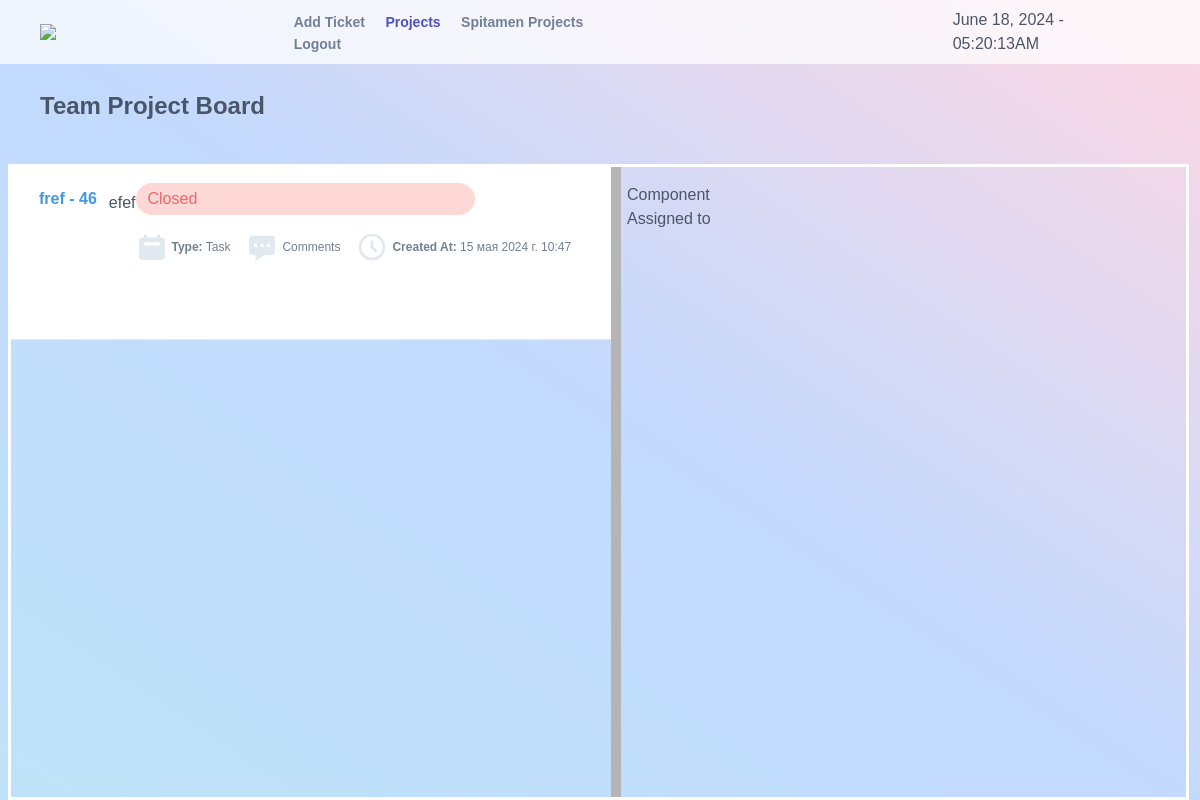
Before: /user_tickets/ (signed in) with the older database file.
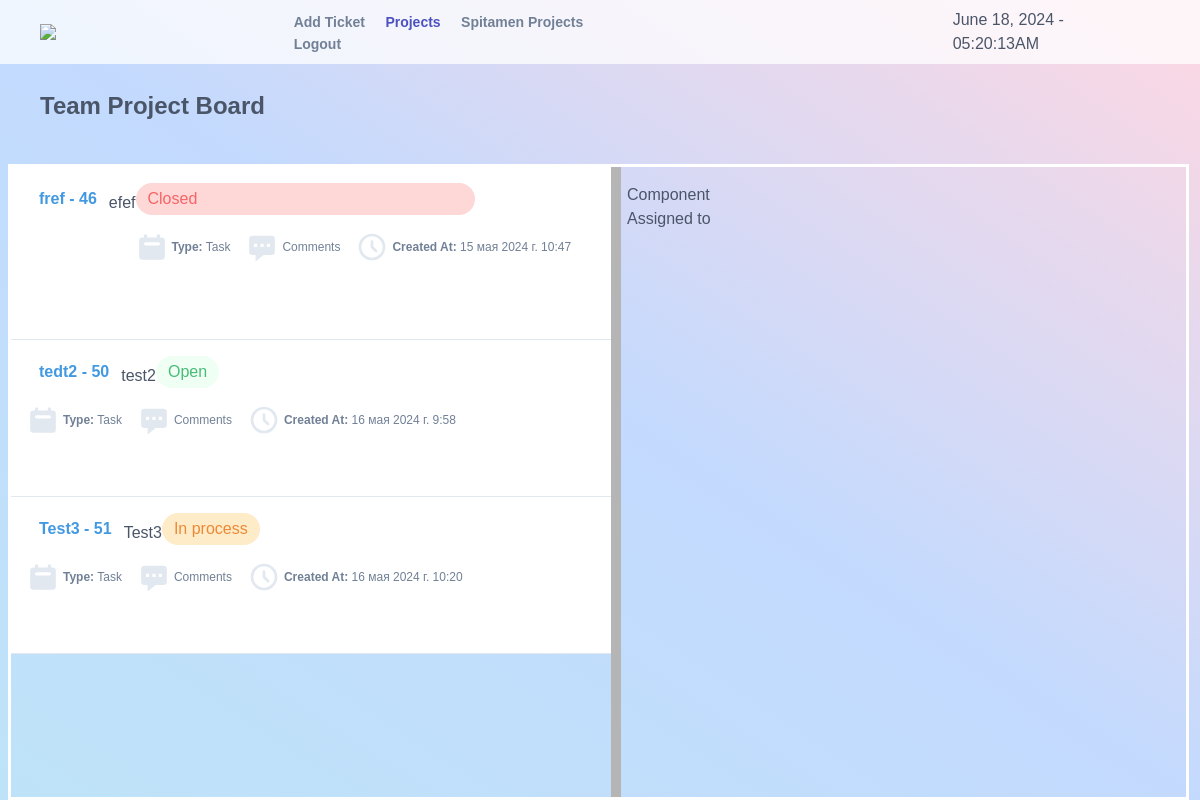
After: the same page with the newer database file.
### myapp/models.py (models this page shows, shortened)
class Ticket(models.Model):
    STATUS_CHOICES = (
        ('open', 'Open'),
        ('closed', 'Closed'),
        ('in_progress', 'In process'),
    )
    COMPONENT_CHOICES = (
        ('Tranzaxis Explorer', 'Tranzaxis Explorer'),
        ('Tranzaxis WEB-Explorer', 'Tranzaxis WEB-Explorer'),
        ('3DS Server', '3DS Server'),
        ('TXPG', 'TXPG'),
    )
    TYPE_CHOICES = (
        ('task', 'Задача'),
        ('question', 'Вопрос'),
    )
    GROUP_CHOICES = (
    ('spitamen', 'Spitamen'),
    ('sbt', 'Sbt'),
    ('matin', 'Matin'),
    ('ssb', 'Ssb'),
    ('sarvat', 'Sarvat'),
    ('vasl', 'Vasl'),
)
    title = models.CharField(max_length=200)
    type = models.CharField(max_length=10, choices=TYPE_CHOICES)
    component = models.CharField(max_length=50, choices=COMPONENT_CHOICES)
    topic = models.CharField(max_length=200)
    description = models.TextField(max_length=500)
    created_by = models.ForeignKey(User, on_delete=models.CASCADE, related_name='created_tickets')
    sent_to = models.ManyToManyField(User, related_name='received_tickets', blank=True)
    created_at = models.DateTimeField(auto_now_add=True)
    assigned_to = models.ManyToManyField(User, related_name='assigned_tickets', blank=True)
    status = models.CharField(max_length=20, choices=STATUS_CHOICES, default='open')
    group = models.CharField(max_length=20, choices=GROUP_CHOICES)

### myapp/views.py (the view, shortened to what this page needs)
# urls.py: path('user_tickets/', views.user_tickets, name='user_tickets'),
@login_required
def user_tickets(request):
    user_profile = UserProfile.objects.get(user=request.user)
    user = request.user
    users = User.objects.all()
    project_form = TicketForm(request.POST or None, request=request)  # Создание формы для добавления проекта
    group_name = None
    groups = ['spitamen', 'sbt', 'matin', 'ssb', 'sarvat', 'vasl']  # Список всех групп
    for group in groups:
        if getattr(user_profile, group):  # Проверяем, состоит ли пользователь в текущей группе
            group_name = group
            break  # Если пользователь состоит в группе, выходим из цикла
    tickets = Ticket.objects.filter(created_by=user)
    return render(request, 'user_tickets.html', {
        'tickets': tickets,
        'users': users,
        'project_form': project_form,
        'spitamen': user_profile.spitamen,
        'sbt': user_profile.sbt,
        'matin': user_profile.matin,
        'ssb': user_profile.ssb,
        'sarvat': user_profile.sarvat,
        'vasl': user_profile.vasl
    })

### myapp/templates/user_tickets.html (shortened to what this page needs)
<link href="https://unpkg.com/tailwindcss@^1.0/dist/tailwind.min.css" rel="stylesheet">
<div class="flex flex-col w-screen h-screen  overflow-auto text-gray-700 bg-gradient-to-tr from-blue-200 via-indigo-200 to-pink-200">
    <div class="flex items-center flex-shrink-0 w-full h-16 px-10 bg-white bg-opacity-75">
      <a class="bl_headerUtils_logo" href="https://www.spitamenbank.tj/"><img src="https://www.spitamenbank.tj/local/templates/sb-main-template/img/logo/logo-horizontal-ru.svg" ></a>
      <div class="ml-10">
        <a class="mx-2 text-sm font-semibold text-gray-600 hover:text-indigo-700" href="{% url 'tickets' %}">Add Ticket</a>
        <a class="mx-2 text-sm font-semibold text-indigo-700" href="{% url 'user_tickets' %}">Projects</a>
        <a class="mx-2 text-sm font-semibold text-gray-600 hover:text-indigo-700" href="{% url 'team_project' %}">{% if spitamen %} Spitamen {% endif %}
          {% if vasl %} Vasl {% endif %} Projects</a>
        <a class="mx-2 text-sm font-semibold text-gray-600 hover:text-indigo-700" href="{% url 'login' %}">Logout</a>
      </div>
      <div id="clock">
        <h1 id="date-time"></h1>
      </div>
      <a href="profile.html" class="flex items-center justify-center w-8 h-8 ml-auto overflow-hidden rounded-full cursor-pointer">
      </a>
    </div>
    <div class="px-10 mt-6">
      <h1 class="text-2xl font-bold">
      Team Project Board
      </h1>
    </div>
    <div class="flex flex-grow space-x-6 overflow-auto">
      <div class="flex flex-col flex-shrink-0 w-72" id="sortable-container">
        <div class="flex items-center flex-shrink-0 h-10 px-2">
        </div>
        <div class="wrapper ml-2">
          <div class="pane left">
            <div class="ticket-grid">
              {% for ticket in tickets %}
              <div class="ticket-item" data-id="{{ ticket.id }}">
                <div class="flex flex-col overflow-auto">
          <div class="border-b border-b-gray-500 relative flex flex-wrap items-start p-4 bg-white cursor-pointer bg-opacity-90 group hover:bg-opacity-100" draggable="true">
            <span class="flex items-center inline-block h-8 px-3 text-base font-semibold text-blue-500  rounded-full"></strong>{{ ticket.title }} - {{ ticket.id }}</span>
            <h4 class="mt-2 text-base font-medium "><strong></strong> {{ ticket.topic }}</h4>
            <form method="post">
              {% if ticket.status == 'open' %}
              <span class="flex items-center h-8 px-3 mr-24 text-base font-medium text-green-500 bg-green-100 rounded-full">
                  {{ ticket.get_status_display }}
              </span>
          {% elif ticket.status == 'closed' %}
              <span class="flex items-center h-8 px-3 mr-24 text-base font-medium text-red-500 bg-red-200 rounded-full">
                  {{ ticket.get_status_display }}
              </span>
          {% elif ticket.status == 'in_progress' %}
              <span class="flex items-center h-8 px-3 mr-24 text-base font-medium text-orange-500 bg-orange-200 rounded-full">
                  {{ ticket.get_status_display }}
              </span>
          {% endif %}
            <div class="flex items-center w-full mt-4 text-xs font-medium text-gray-600 ">
              <div class="flex items-center topic">
                <h4 class="ml-1 leading-none "><strong>Type:</strong> {% if ticket.type == 'task' %}Task{% else %}Question{% endif %}</h4>
              </div>
              <div class="relative flex items-center ml-4">
                <svg class="relative w-8 h-8 text-gray-300 fill-current" xmlns="http://www.w3.org/2000/svg" viewBox="0 0 20 20" fill="currentColor">
                  <path fill-rule="evenodd" d="M18 5v8a2 2 0 01-2 2h-5l-5 4v-4H4a2 2 0 01-2-2V5a2 2 0 012-2h12a2 2 0 012 2zM7 8H5v2h2V8zm2 0h2v2H9V8zm6 0h-2v2h2V8z" clip-rule="evenodd" />
                </svg>
                  <a class="ml-1 leading-none" href="{% url 'add_comment' ticket.id %}">Comments</a>
                  <div class="flex items-center ml-4">
                    <svg class="h-8 w-8 text-gray-300"  fill="none" viewBox="0 0 24 24" stroke="currentColor">
                      <path stroke-linecap="round" stroke-linejoin="round" stroke-width="2" d="M12 8v4l3 3m6-3a9 9 0 11-18 0 9 9 0 0118 0z"/>
                    </svg>
                    <a class="ml-1 leading-none"><strong>Created At:</strong> {{ ticket.created_at }}</a>
              </div>
              </div>
            </div>
            <div class="relative flex flex-col items-start p-4 mt-3 bg-white rounded-lg cursor-pointer bg-opacity-90 group hover:bg-opacity-100" draggable="true">
            </div>
          </div>
        </div>
      </div>
            {% endfor %}
    </div>
          </div>
          <div class="pane right">
            <div class="gutter"></div>
            <div class="flex items-center gap-2">
              <h1>Component</h1>
            </div>
            <div class="flex items-center gap-2">
              <h1>Assigned to</h1>
          </div>
  </div>
</div>
      </div>
    </div>
  </div>

### myapp/templates/user_tickets.html (style rules this page uses)
.ticket-grid { width:55% ; display: inline; margin-top: -55px; overflow: hidden; }
.ticket-item { min-width: 650px; }
.pane.left { overflow: hidden; }
.pane.right { overflow: hidden; }
.bl_headerUtils_logo { width: 200px; display: inline; }
#clock { max-width: 600px; margin-left: 30%; }
*, *::before, *::after { box-sizing: border-box; }
.wrapper { height: 100vh; width: 98.4svw; border: 3px solid white; display: flex; }
.pane { padding: 1em; min-width: 200px; }
.left { padding: 0 ; max-width: 600px; }
.right { position: relative; }
.gutter { width: 10px; height: 100%; background: rgb(182, 181, 181); position: absolute; top: 0; left: 0; cursor: col-resize; }

Changed rows visible on the page:
added Ticket: title "tedt2", id "50", topic "test2", status "Open", type "Task", created_at "16 мая 2024 г. 9:58"
added Ticket: title "Test3", id "51", topic "Test3", status "In process", type "Task", created_at "16 мая 2024 г. 10:20"
